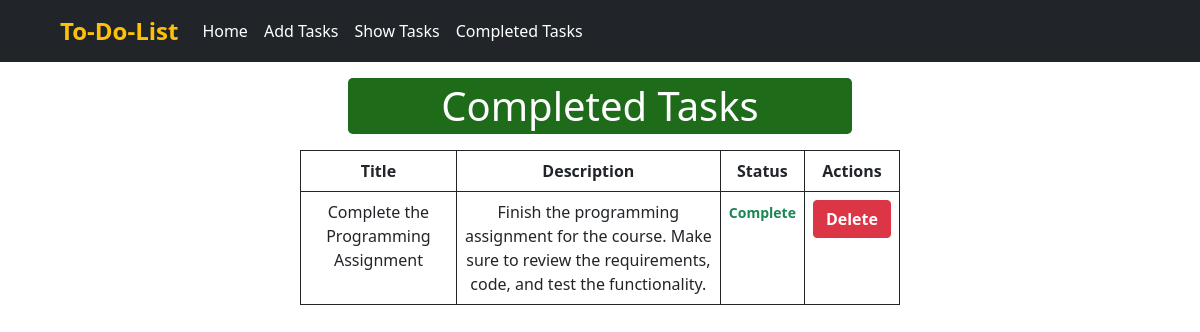
/completed_tasks/, run on the app's committed database.
### to_do/models.py (models this page shows)
class TaskModel(models.Model):
    id = models.IntegerField(primary_key=True)
    taskTitle = models.CharField(max_length=100)
    taskDescription = models.TextField()
    is_completed = models.BooleanField(default=False)

### to_do/views.py (the view)
# urls.py: path('completed_tasks/', views.CompletedTasksFormView.as_view(), name='completed_tasks'),
class CompletedTasksFormView(ListView):
    model = TaskModel
    template_name = 'completed_tasks.html'
    context_object_name = 'data'

### to_do/templates/completed_tasks.html (shortened to what this page needs)
{% extends "base.html" %}
{% block content %}
<div style="width:50%; margin: auto; text-align: center;">
  <h1 style="text-align: center; background-color: rgb(30, 107, 26);" class="text-white mx-5 my-3 rounded-3 py-1" > Completed Tasks </h1>
  <table class="table table-bordered border-dark">
    <thead>
      <tr>
        <th scope="col">Title</th>
        <th scope="col">Description</th>
        <th scope="col">Status</th>
        <th scope="col">Actions</th>
      </tr>
    </thead>
    {% for item in data %}
      {% if item.is_completed %}
      <tr>
        <td>{{item.taskTitle}}</td>
        <td>{{item.taskDescription}}</td>
        <td>{% if item.is_completed %}
            <small class="text-success fw-bold">Complete</small>
        {% endif %}</td>
        <td>
          <a href="{% url 'delete_tasks' pk=item.id%}" class="btn btn-danger  fw-bold">Delete</a>
        </td>
      </tr>
      {% endif %}
      {% endfor %}
  </table>
</div>
{% endblock  %}

### data on the page
TaskModel: taskTitle "Complete the Programming Assignment", taskDescription "Finish the programming assignment for the course. Make sure to review the requirements, code, and test the functionality.", is_completed "Complete"
